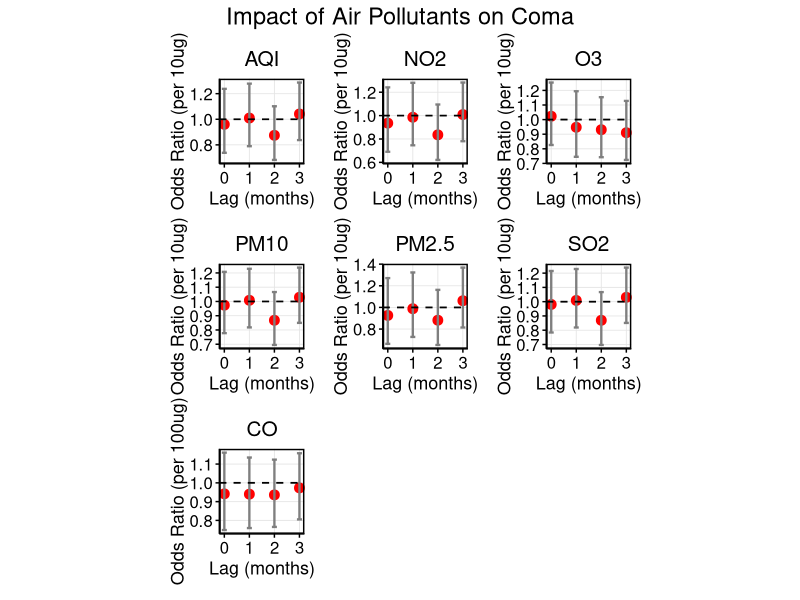
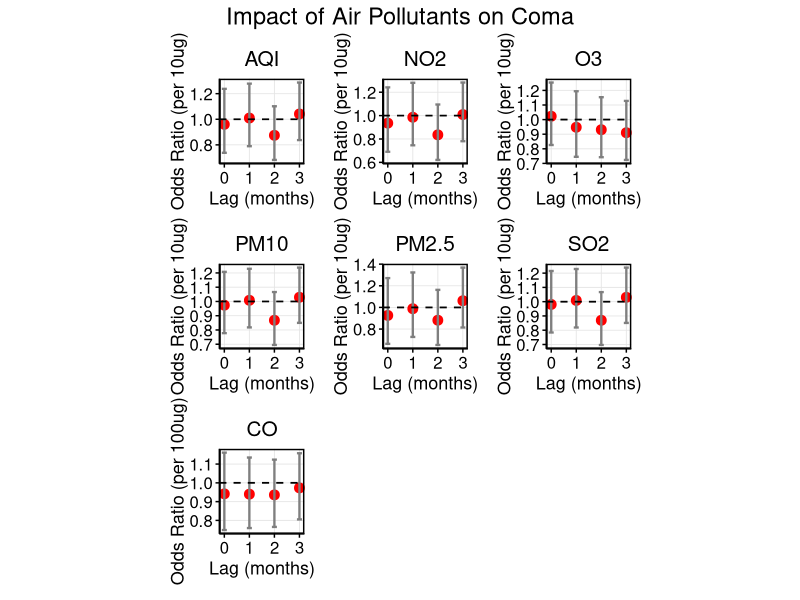

Reproduce these figures in R, in order.
setwd("/Users/shij/Documents/GitHub/NMDA_data_analysis/")
my.dat<-readxl::read_xlsx("NMDA_with_population_sex_ratio_age_portion.xlsx")
setwd("/Users/shij/Documents/GitHub/NMDA_data_analysis/251211/")

# ============================
# 1. Load Required Packages
# ============================
library(ggplot2)
library(dplyr)
library(tidyr)
library(broom)
library(patchwork)   # For combining plots
library(writexl)     # For exporting table
# Note: We don't need 'ordinal' for binary outcome, but keeping for compatibility

# ============================
# 2. Simplify Outcome Variable Name & Convert to Factor
# ============================
# Rename column for simplicity
names(my.dat)[names(my.dat) == "Coma"] <- "Coma"  # Already simple, but ensure it exists

# Check current class
class(my.dat$Coma)
table(my.dat$Coma)  # Should show 0 and 1

# Convert to factor (binary logistic regression expects factor or 0/1)
my.dat$Coma <- factor(my.dat$Coma, levels = c(0, 1), ordered = FALSE)

# Verify
str(my.dat$Coma)

# ============================
# 3. Define Pollutants and Lags
# ============================
pollutants <- c("AQI", "NO2", "O3", "CO", "PM10", "PM2.5", "SO2")  # CO is 4th
lags <- c("M0", "M1", "M2", "M3")

# Create column name patterns
pollutant_cols <- sapply(pollutants, function(p) {
  paste0(p, "_", lags)
}, simplify = FALSE)

# ============================
# 4. Fit Binary Logistic Regression for Each Pollutant-Lag
# ============================
results_list <- list()

for (pollutant in pollutants) {
  lag_cols <- pollutant_cols[[pollutant]]
  for (lag_col in lag_cols) {
    # Check if column has variation and not all NA
    data_col <- my.dat[[lag_col]]
    if (all(is.na(data_col)) || length(unique(data_col[!is.na(data_col)])) <= 1) {
      message("Skipping ", lag_col, " — no variation or all NA")
      next
    }
    
    # Fit binary logistic regression
    model <- glm(Coma ~ ., data = my.dat[, c("Coma", lag_col)], 
                 family = binomial, na.action = na.omit)
    
    # Extract summary
    model_summary <- tidy(model, conf.int = TRUE, exponentiate = TRUE) %>%
      filter(term == lag_col) %>%
      mutate(Pollutant = pollutant,
             Lag = gsub(".*_", "", lag_col),
             Lag_Num = as.numeric(gsub("M", "", lag_col)))
    
    results_list <- append(results_list, list(model_summary))
  }
}

# Combine all results
results_df <- bind_rows(results_list)

# ============================
# 5. Clean and Format Results
# ============================
results_df <- results_df %>%
  mutate(
    Lag = trimws(toupper(Lag)),
    Lag.Num = as.numeric(gsub("^M(\\d+)$", "\\1", Lag))
  ) %>%
  filter(!is.na(Lag.Num))

# # ============================
# # 6. Create 7 Individual Plots (One per Pollutant) — NO TEXT LABELS
# # ============================
# # Get pollutants in desired order
# pollutants_plot <- c("AQI", "NO2", "O3", "CO", "PM10", "PM2.5", "SO2")
# 
# # Create list of individual plots
# plot_list <- lapply(pollutants_plot, function(poll) {
#   df_sub <- results_df %>% filter(Pollutant == poll)
#   
#   p <- ggplot(df_sub, aes(x = Lag.Num, y = estimate, ymin = conf.low, ymax = conf.high)) +
#     geom_point(color = "red", size = 3) +
#     geom_errorbar(width = 0.2, color = "gray50", size = 0.8) +
#     geom_hline(yintercept = 1, linetype = "dashed", color = "black", size = 0.6) +
#     labs(
#       x = "Lag (months)",
#       y = "Odds Ratio (OR)",
#       title = poll
#     ) +
#     theme_minimal() +
#     theme(
#       panel.border = element_rect(color = "black", fill = NA, size = 1),
#       panel.background = element_blank(),
#       panel.grid.major = element_line(color = "gray90", size = 0.3),
#       panel.grid.minor = element_blank(),
#       axis.line = element_line(color = "black", size = 0.5),
#       axis.ticks = element_line(color = "black", size = 0.5),
#       axis.text = element_text(size = 12, color = "black"),
#       axis.title = element_text(size = 13, color = "black"),
#       plot.title = element_text(hjust = 0.5, size = 15, color = "black"),
#       plot.margin = margin(10, 10, 10, 10),
#       axis.title.y = element_text(angle = 90, vjust = 0.5),
#       aspect.ratio = 1  # ← Forces square panels
#     ) +
#     # ✅ No text labels — remove all geom_text
#     # ✅ Tight x-axis: no extra padding
#     scale_x_continuous(
#       breaks = c(0, 1, 2, 3), 
#       labels = c("0", "1", "2", "3"),
#       expand = expansion(add = c(0.1, 0.1))  # ← Tight padding
#     )
#   
#   return(p)
# })
# 
# # ============================
# # 7. Combine All 7 Plots in a Single Row — CO LAST
# # ============================
# p_combined <- plot_list[[1]] + plot_list[[2]] + plot_list[[3]] + plot_list[[5]] + 
#   plot_list[[6]] + plot_list[[7]] + plot_list[[4]] +
#   plot_annotation(title = "Impact of Pollutants on Coma",
#                   theme = theme(plot.title = element_text(hjust = 0.5, size = 17, color = "black")))
# 
# # Display plot
# print(p_combined)
# 
# # Optional: Save as PNG
# ggsave("NMDAR_Coma_Ordinal_Regression_NoText.png", p_combined, width = 12, height = 15, dpi = 300, units = "in")

# ============================
# 6. Create 7 Individual Plots (One per Pollutant) — NO TEXT LABELS
# ============================
# Get pollutants in desired order
pollutants_plot <- c("AQI", "NO2", "O3", "CO", "PM10", "PM2.5", "SO2")

# Create list of individual plots
plot_list <- lapply(pollutants_plot, function(poll) {
  df_sub <- results_df %>% filter(Pollutant == poll)
  
  # Apply transformation based on pollutant
  if (poll == "CO") {
    df_sub <- df_sub %>%
      mutate(
        y = estimate^0.1,
        ymin = conf.low^0.1,
        ymax = conf.high^0.1
      )
    y_label <- "Odds Ratio (per 100ug)"
  } else {
    df_sub <- df_sub %>%
      mutate(
        y = estimate^10,
        ymin = conf.low^10,
        ymax = conf.high^10
      )
    y_label <- "Odds Ratio (per 10ug)"
  }
  
  p <- ggplot(df_sub, aes(x = Lag.Num, y = y, ymin = ymin, ymax = ymax)) +
    geom_point(color = "red", size = 3) +
    geom_errorbar(width = 0.2, color = "gray50", size = 0.8) +
    geom_hline(yintercept = 1, linetype = "dashed", color = "black", size = 0.6) +
    labs(
      x = "Lag (months)",
      y = y_label,  # ← Custom y-label per pollutant
      title = poll
    ) +
    theme_minimal() +
    theme(
      panel.border = element_rect(color = "black", fill = NA, size = 1),
      panel.background = element_blank(),
      panel.grid.major = element_line(color = "gray90", size = 0.3),
      panel.grid.minor = element_blank(),
      axis.line = element_line(color = "black", size = 0.5),
      axis.ticks = element_line(color = "black", size = 0.5),
      axis.text = element_text(size = 12, color = "black"),
      axis.title = element_text(size = 13, color = "black"),
      plot.title = element_text(hjust = 0.5, size = 15, color = "black"),
      plot.margin = margin(10, 10, 10, 10),
      axis.title.y = element_text(angle = 90, vjust = 0.5),
      aspect.ratio = 1  # ← Forces square panels
    ) +
    scale_x_continuous(
      breaks = c(0, 1, 2, 3), 
      labels = c("0", "1", "2", "3"),
      expand = expansion(add = c(0.1, 0.1))  # ← Tight padding
    )
  
  return(p)
})

# ============================
# 7. Combine All 7 Plots in a Single Row — CO LAST
# ============================
p_combined <- plot_list[[1]] + plot_list[[2]] + plot_list[[3]] + plot_list[[5]] + 
  plot_list[[6]] + plot_list[[7]] + plot_list[[4]] +
  plot_annotation(title = "Impact of Air Pollutants on Coma",
                  theme = theme(plot.title = element_text(hjust = 0.5, size = 17, color = "black")))

# Display plot
print(p_combined)

# Optional: Save as PNG
ggsave("NMDAR_Coma.png", p_combined, width = 12, height = 15, dpi = 300, units = "in")

# ============================
# 8. Create Clean Results Table (Include CO, OR, 95% CI, p-value)
# ============================

# # Create clean table
# table_df <- results_df %>%
#   select(Pollutant, Lag, estimate, conf.low, conf.high, p.value) %>%
#   mutate(
#     `Odds Ratio (OR)` = round(estimate, 4),
#     `95% CI` = paste0(round(conf.low, 4), " – ", round(conf.high, 4)),
#     `p-value` = ifelse(p.value < 0.001, 
#                        format(p.value, scientific = TRUE, digits = 2),
#                        round(p.value, 4)),
#     `Pollutant & Lag` = paste(Pollutant, Lag, sep = "_")
#   ) %>%
#   arrange(Pollutant, Lag) %>%
#   select(`Pollutant & Lag`, `Odds Ratio (OR)`, `95% CI`, `p-value`)

library(writexl)

# Create clean table with transformed ORs and CIs
table_df <- results_df %>%
  select(Pollutant, Lag, estimate, conf.low, conf.high, p.value) %>%
  mutate(
    # Apply transformation based on pollutant
    transformed_estimate = ifelse(Pollutant == "CO", estimate^0.1, estimate^10),
    transformed_conf.low = ifelse(Pollutant == "CO", conf.low^0.1, conf.low^10),
    transformed_conf.high = ifelse(Pollutant == "CO", conf.high^0.1, conf.high^10),
    
    # Format for display
    `Odds Ratio (OR)` = round(transformed_estimate, 4),
    `95% CI` = paste0(
      round(transformed_conf.low, 4), 
      " – ", 
      round(transformed_conf.high, 4)
    ),
    `p-value` = ifelse(p.value < 0.001, 
                       format(p.value, scientific = TRUE, digits = 2),
                       round(p.value, 4)),
    `Pollutant & Lag` = paste(Pollutant, Lag, sep = "_")
  ) %>%
  arrange(Pollutant, Lag) %>%
  select(`Pollutant & Lag`, `Odds Ratio (OR)`, `95% CI`, `p-value`)

# Export to Excel file
write_xlsx(table_df, "NMDAR_Coma_Results_Table.xlsx")
